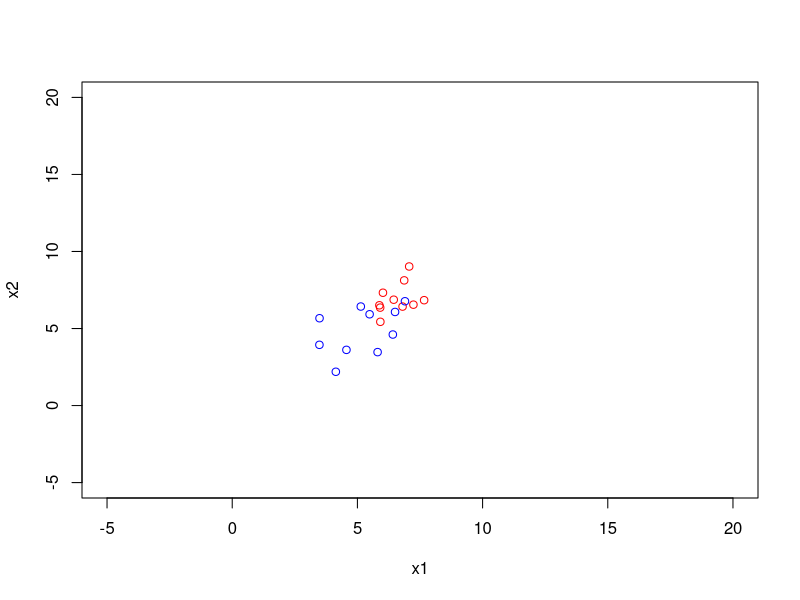

R code for this plot: (Note: this script raises an error after producing the figure.)


## Algorithm of SVM -----
library(mvtnorm)
n=10
X = rmvnorm(n, mean=c(7,7), sigma=matrix(c(1,0.5,0.5,1), ncol = 2))
x1 = X[,1]
x2 = X[,2]
X = rmvnorm(n, mean=c(5,5), sigma=matrix(c(1,0.5,0.5,1), ncol = 2))
x11 = X[,1]
x22 = X[,2]

p = plot(x1,x2,col="red",xlim=c(-5,20),ylim=c(-5,20))
    + points(x11,x22,col="blue")

X <- matrix(c(x1,x11,x2,x22),ncol=2)

Y <- matrix(rep(c(1,-1),each=n), ncol=1)

X <- scale(X)

Ymat <- Y %*% t(Y)
Xmat <- X %*% t(X)


library(quadprog)
library(Matrix)
Dmat       <- Ymat * Xmat
Dmatnear <- nearPD(Dmat)
Dp <- Dmatnear$mat

# dvec       <- t(matrix(1,2*n,1))
dvec       <- as.vector(matrix(1,2*n,1))
firstrow   <- t(Y)
diagmat <- diag(x = 2*n)
diagmat2 <- -diag(x = 2*n)
Amat_t <- rbind(firstrow, diagmat, diagmat2)
Amat <- t(Amat_t)
cval <- 10
# bvec <- t(as.matrix(c(rep(0,(2*n+1)),rep(-cval,(2*n)))))
bvec <- c(rep(0,(2*n+1)),rep(-cval,(2*n)))
res <- solve.QP(Dmat=Dmatnear$mat,dvec=dvec,Amat=Amat,bvec=bvec, meq=1)

alpha <- res$solution
betas <- t(as.matrix(alpha*Y)) %*% as.matrix(X);betas

alpha = matrix(alpha, nrow=n)
nonzero =  abs(alpha)>1e-4
beta = rowSums(sapply(which(nonzero), function(i) alpha[i]*Y[i]*X[i,]))
X_sv = X[nonzero,]
Y_sv = Y[nonzero]
beta0 <- -0.5*(min(X_sv[Y_sv==1,]%*%beta)+max(X_sv[Y_sv==-1,]%*%beta))
beta

library(e1071)
## Compared to xvm results
svm.model <- svm(as.factor(Y) ~ X, cost = 10, kernel="linear",scale=TRUE)

beta = drop(t(svm.model$coefs)%*%X[svm.model$index,])
beta0 = svm.model$rho
beta;beta0










